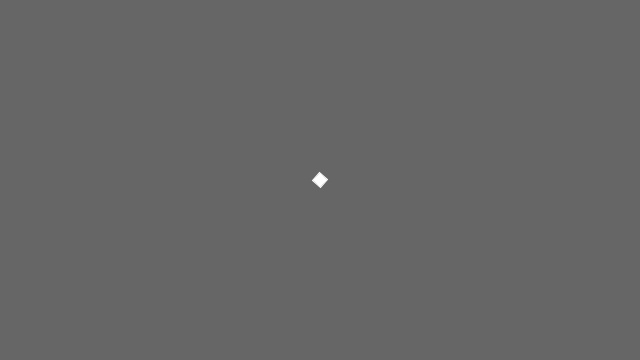
Frame 1 (no input)
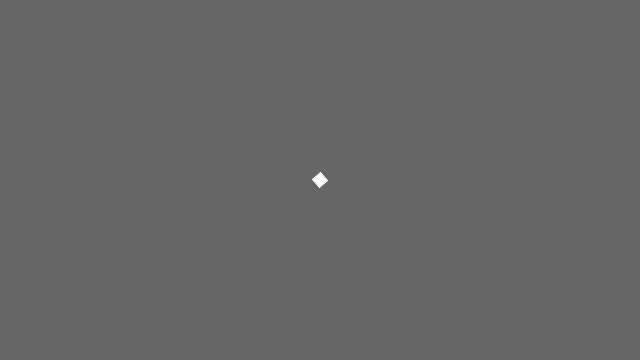
Frame 60 (the mouse pressed at the canvas centre just before this capture)
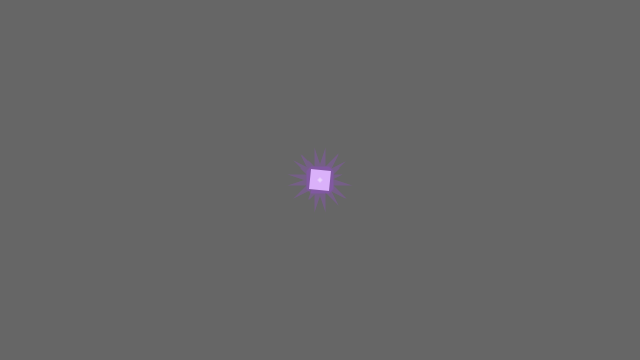
Frame 120 (the mouse held since frame 60 and released just before this capture)

The Processing sketch that drew these frames (run headless with seeded random() and noise(); from frame 60 on, the mouse is pressed at the canvas centre):

// Processing sketch: SpinArtTest
// ── SpinArtTest.pde
Paint paint;
Float angle;
ArrayList paintArray;

void setup() {
  size(640, 360);
  background(102);
  paintArray = new ArrayList();
}

void draw() {
  background(102);
  stroke(255);
  frameRate(5);
  pushMatrix();
  translate(width/2, height/2);
  println(frameCount);
  angle=degrees(frameCount);
  rotate(angle);
  rectMode(CENTER);
  rect(0, 0, 10, 10);
  if (paintArray.size()>0) {
    for (int i=0; i<paintArray.size(); i++) {
      Paint P=(Paint) paintArray.get(i);
      P.update();
      P.display();
    }
  }
  popMatrix();
  

  
  
//  println(paintArray.size());
}

void mousePressed() {
  PVector mousePos=new PVector( mouseX-width/2, mouseY-height/2);
  PVector origin = new PVector(0,0,0); 
  float mouseDistance = abs(mousePos.dist(origin));

//  println(mouseDistance);
  paintArray.add(
  new Paint(mouseDistance)
    );

}


// ── Paint.pde
class Paint {
  float x;
  float y;
  color c1;
  float numVertices;
  float vertexDegree;
  ArrayList vertexes;
  float startRadius;
  float radius;
  float lineWeight;

  Paint(float _radius) {

    c1 = color (random(255), random(255), random(255),random(255));
    numVertices = 360;
    vertexDegree = 360 / numVertices;
    startRadius = _radius;
    radius=startRadius;
    lineWeight=(10);
    vertexes=new ArrayList();
    
    fill(c1);
    noStroke();
    noFill();
    stroke(c1);
    strokeWeight(lineWeight); 
  }
  
  void update() {
    if (radius-startRadius<startRadius*.25 && startRadius>0) {
      radius=radius+noise(frameCount)*5;
     }
  }


  void display() {
//  fill(c1);
//  noStroke();
  noFill();
  stroke(c1);

  strokeWeight(lineWeight); 
  beginShape();
    for (float i = numVertices; i > 0; i--)
//    for (int i = 0; i < numVertices; i++)
    { 
      float x = cos(radians(i * vertexDegree)) * (radius+random(-2,2));
      float y = sin(radians(i * vertexDegree)) * (radius+random(-2,2));
      vertex(x,y);
    }
    endShape(CLOSE);
//
  noFill();
  stroke(c1);
  beginShape();
    for (int i = 0; i < numVertices; i++)
//  for (float i = numVertices; i > 0; i--)
  { 
    float a = cos(radians(i * vertexDegree)) * (radius-lineWeight+1);
    float b = sin(radians(i * vertexDegree)) * (radius-lineWeight+1);
    vertex(a,b);
  }
  endShape(CLOSE);
  }
}
